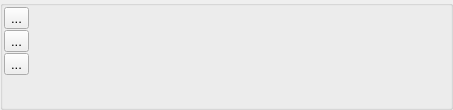
<?xml version="1.0" encoding="UTF-8"?>
<ui version="4.0">
 <class>gbMapView</class>
 <widget class="QGroupBox" name="gbMapView">
  <property name="geometry">
   <rect>
    <x>0</x>
    <y>0</y>
    <width>453</width>
    <height>110</height>
   </rect>
  </property>
  <property name="windowTitle">
   <string/>
  </property>
  <property name="title">
   <string/>
  </property>
  <layout class="QFormLayout" name="formLayout">
   <property name="horizontalSpacing">
    <number>1</number>
   </property>
   <property name="margin">
    <number>1</number>
   </property>
   <item row="0" column="0">
    <widget class="QFrame" name="buttonList">
     <property name="sizePolicy">
      <sizepolicy hsizetype="Fixed" vsizetype="Preferred">
       <horstretch>0</horstretch>
       <verstretch>0</verstretch>
      </sizepolicy>
     </property>
     <property name="minimumSize">
      <size>
       <width>25</width>
       <height>0</height>
      </size>
     </property>
     <property name="maximumSize">
      <size>
       <width>25</width>
       <height>16777215</height>
      </size>
     </property>
     <property name="font">
      <font>
       <pointsize>10</pointsize>
      </font>
     </property>
     <property name="autoFillBackground">
      <bool>true</bool>
     </property>
     <property name="frameShape">
      <enum>QFrame::NoFrame</enum>
     </property>
     <property name="frameShadow">
      <enum>QFrame::Plain</enum>
     </property>
     <layout class="QVBoxLayout" name="verticalLayout">
      <property name="spacing">
       <number>1</number>
      </property>
      <property name="margin">
       <number>0</number>
      </property>
      <item>
       <widget class="QToolButton" name="btnRemoveMapView">
        <property name="sizePolicy">
         <sizepolicy hsizetype="Preferred" vsizetype="Preferred">
          <horstretch>0</horstretch>
          <verstretch>0</verstretch>
         </sizepolicy>
        </property>
        <property name="autoFillBackground">
         <bool>false</bool>
        </property>
        <property name="text">
         <string>...</string>
        </property>
        <property name="icon">
         <iconset resource="resources.qrc">
          <normaloff>:/timeseriesviewer/icons/mActionRemoveMapView.png</normaloff>:/timeseriesviewer/icons/mActionRemoveMapView.png</iconset>
        </property>
       </widget>
      </item>
      <item>
       <widget class="QToolButton" name="btnApplyStyles">
        <property name="sizePolicy">
         <sizepolicy hsizetype="Preferred" vsizetype="Preferred">
          <horstretch>0</horstretch>
          <verstretch>0</verstretch>
         </sizepolicy>
        </property>
        <property name="text">
         <string>...</string>
        </property>
        <property name="icon">
         <iconset resource="resources.qrc">
          <normaloff>:/timeseriesviewer/icons/mActionRefresh.png</normaloff>:/timeseriesviewer/icons/mActionRefresh.png</iconset>
        </property>
       </widget>
      </item>
      <item>
       <widget class="QToolButton" name="btnMapViewVisibility">
        <property name="sizePolicy">
         <sizepolicy hsizetype="Preferred" vsizetype="Preferred">
          <horstretch>0</horstretch>
          <verstretch>0</verstretch>
         </sizepolicy>
        </property>
        <property name="text">
         <string>...</string>
        </property>
        <property name="icon">
         <iconset resource="resources.qrc">
          <normaloff>:/timeseriesviewer/icons/mapview.png</normaloff>:/timeseriesviewer/icons/mapview.png</iconset>
        </property>
        <property name="checkable">
         <bool>false</bool>
        </property>
        <property name="checked">
         <bool>false</bool>
        </property>
        <property name="autoRaise">
         <bool>false</bool>
        </property>
       </widget>
      </item>
      <item>
       <spacer name="verticalSpacer_2">
        <property name="orientation">
         <enum>Qt::Vertical</enum>
        </property>
        <property name="sizeHint" stdset="0">
         <size>
          <width>0</width>
          <height>0</height>
         </size>
        </property>
       </spacer>
      </item>
     </layout>
    </widget>
   </item>
   <item row="0" column="1">
    <layout class="QHBoxLayout" name="sensorList">
     <property name="margin">
      <number>1</number>
     </property>
    </layout>
   </item>
   <item row="1" column="1">
    <spacer name="verticalSpacer">
     <property name="orientation">
      <enum>Qt::Vertical</enum>
     </property>
     <property name="sizeHint" stdset="0">
      <size>
       <width>0</width>
       <height>0</height>
      </size>
     </property>
    </spacer>
   </item>
  </layout>
  <action name="actionRemoveMapView">
   <property name="icon">
    <iconset resource="resources.qrc">
     <normaloff>:/timeseriesviewer/icons/mActionRemoveMapView.png</normaloff>:/timeseriesviewer/icons/mActionRemoveMapView.png</iconset>
   </property>
   <property name="text">
    <string>Remove view</string>
   </property>
   <property name="toolTip">
    <string>Remove view</string>
   </property>
  </action>
  <action name="actionToggleVisibility">
   <property name="checkable">
    <bool>true</bool>
   </property>
   <property name="checked">
    <bool>false</bool>
   </property>
   <property name="enabled">
    <bool>true</bool>
   </property>
   <property name="icon">
    <iconset resource="resources.qrc">
     <normaloff>:/timeseriesviewer/icons/mapviewHidden.png</normaloff>
     <normalon>:/timeseriesviewer/icons/mapview.png</normalon>:/timeseriesviewer/icons/mapviewHidden.png</iconset>
   </property>
   <property name="text">
    <string>Toogle visibility</string>
   </property>
  </action>
  <action name="actionApplyStyles">
   <property name="icon">
    <iconset resource="resources.qrc">
     <normaloff>:/timeseriesviewer/icons/mActionRefresh.png</normaloff>:/timeseriesviewer/icons/mActionRefresh.png</iconset>
   </property>
   <property name="text">
    <string>ApplyStyles</string>
   </property>
   <property name="toolTip">
    <string>Apply Render Styles</string>
   </property>
  </action>
 </widget>
 <resources>
  <include location="resources.qrc"/>
 </resources>
 <connections/>
</ui>
